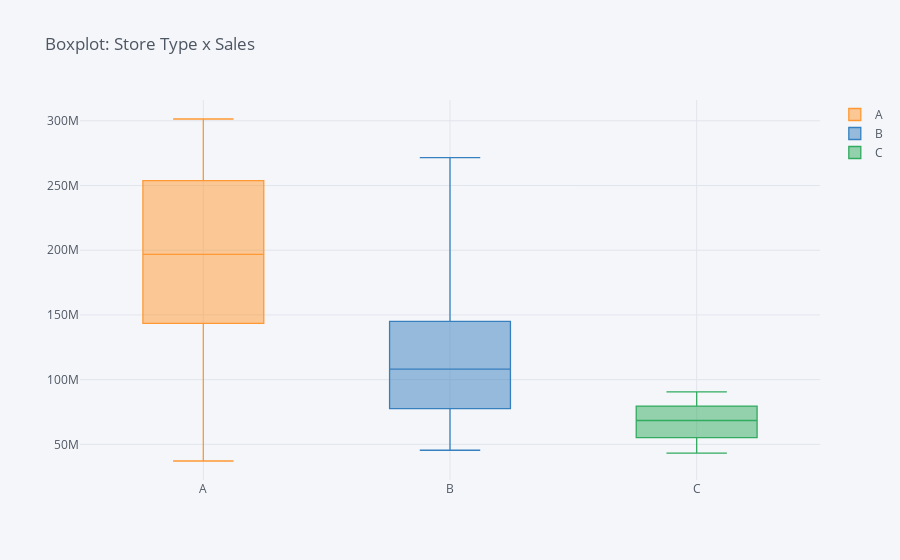

Notebook source saved alongside this figure:
### Code cell
type_sales_pivot.iplot('box', title=f'Boxplot: Store Type x Sales')

### Figure 1 — Plotly figure (JSON) as saved in the notebook; plotly's stock layout.template omitted (floating-point values rounded to 4 significant figures)
{"data": [{"boxpoints": false, "line": {"width": 1.3}, "marker": {"color": "rgba(255, 153, 51, 1.0)"}, "name": "A", "orientation": "v", "type": "box", "y": [222400000.0, 275400000.0, null, 299500000.0, null, 223800000.0, null, 130000000.0, null, null, 194000000.0, null, 286500000.0, 289000000.0, null, null, null, null, 206600000.0, 301400000.0, null, null, null, 194000000.0, null, 143400000.0, 253900000.0, 189300000.0, null, null, 199600000.0, 166800000.0, 37160000.0, 138200000.0, null, 53410000.0, null, null, 207400000.0, 137900000.0, 181300000.0, null, null, null, null]}, {"boxpoints": false, "line": {"width": 1.3}, "marker": {"color": "rgba(55, 128, 191, 1.0)"}, "name": "B", "orientation": "v", "type": "box", "y": [null, null, 57590000.0, null, 45480000.0, null, 81600000.0, null, 77790000.0, 271600000.0, null, 144300000.0, null, null, 89130000.0, 74250000.0, 127800000.0, 155100000.0, null, null, 108100000.0, 147100000.0, 198800000.0, null, 101100000.0, null, null, null, 77140000.0, null, null, null, null, null, 131500000.0, null, null, null, null, null, null, null, null, null, 112400000.0]}, {"boxpoints": false, "line": {"width": 1.3}, "marker": {"color": "rgba(50, 171, 96, 1.0)"}, "name": "C", "orientation": "v", "type": "box", "y": [null, null, null, null, null, null, null, null, null, null, null, null, null, null, null, null, null, null, null, null, null, null, null, null, null, null, null, null, null, 62720000.0, null, null, null, null, null, null, 74200000.0, 55160000.0, null, null, null, 79570000.0, 90570000.0, 43290000.0, null]}], "layout": {"legend": {"bgcolor": "#F5F6F9", "font": {"color": "#4D5663"}}, "paper_bgcolor": "#F5F6F9", "plot_bgcolor": "#F5F6F9", "title": {"font": {"color": "#4D5663"}, "text": "Boxplot: Store Type x Sales"}, "xaxis": {"gridcolor": "#E1E5ED", "showgrid": true, "tickfont": {"color": "#4D5663"}, "title": {"font": {"color": "#4D5663"}, "text": ""}, "zerolinecolor": "#E1E5ED"}, "yaxis": {"gridcolor": "#E1E5ED", "showgrid": true, "tickfont": {"color": "#4D5663"}, "title": {"font": {"color": "#4D5663"}, "text": ""}, "zerolinecolor": "#E1E5ED"}}}
